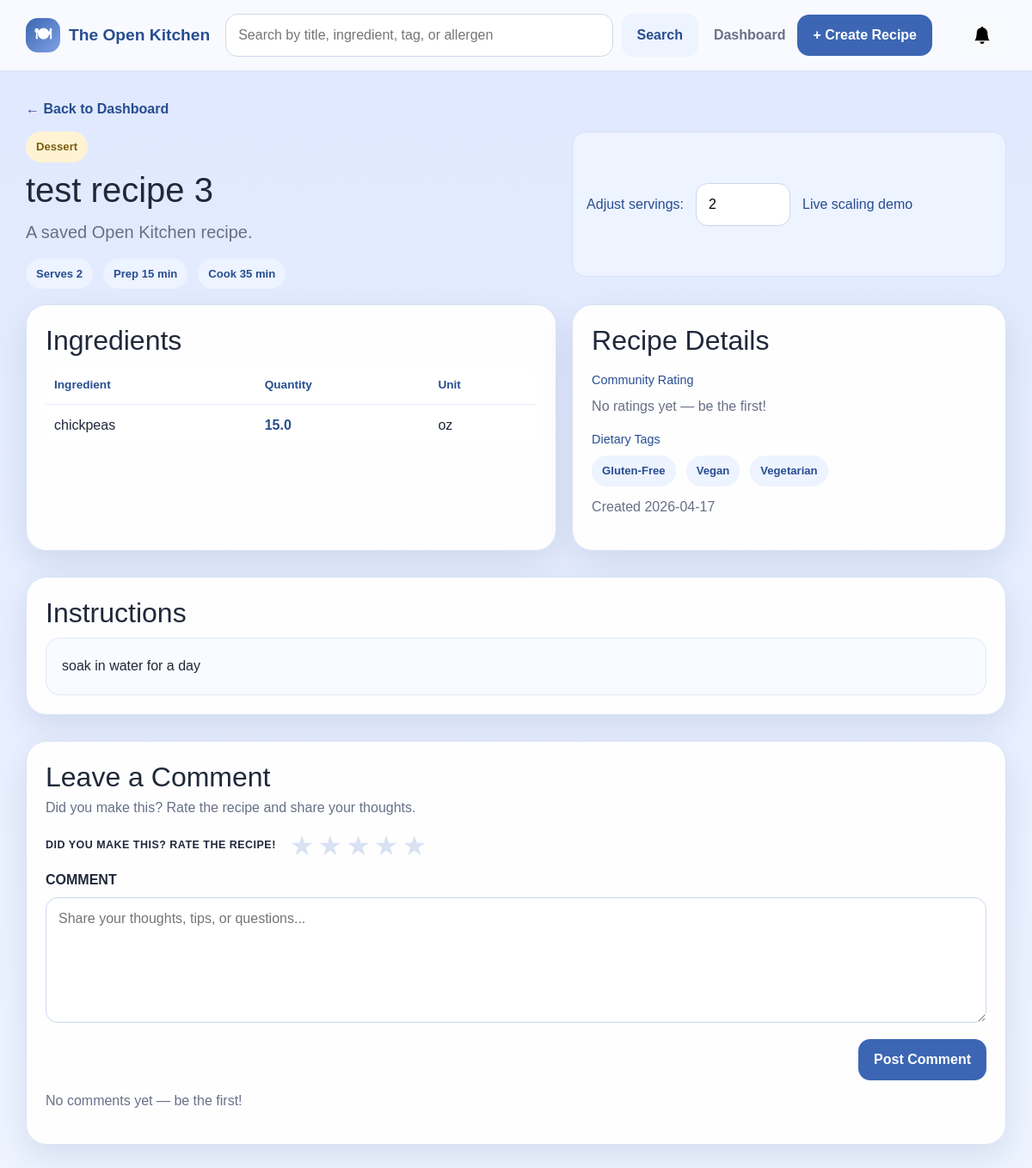
The app's page /recipe/9 with its own data.
### app/models.py (models this page shows)
class RecipeCategory(db.Model):
    __tablename__ = 'recipe_categories'
    id = db.Column(db.Integer, primary_key=True)
    recipeID = db.Column(db.Integer, db.ForeignKey('recipes.id'), nullable=False)
    categoryID = db.Column(db.Integer, db.ForeignKey('categories.id'), nullable=False)
    category = db.relationship('Category', backref='recipe_categories')

class Category(db.Model):
    __tablename__ = 'categories'
    id = db.Column(db.Integer, primary_key=True)
    name = db.Column(db.String(32), unique=True, nullable=False)

class Recipe(db.Model):
    __tablename__ = 'recipes'
    id = db.Column(db.Integer, primary_key=True)
    authorID = db.Column(db.Integer, db.ForeignKey('users.id'), nullable=False)
    title = db.Column(db.String(150), nullable=False)
    description = db.Column(db.Text, nullable=True)
    instructions = db.Column(db.Text, nullable=False)
    forkedFrom = db.Column(db.Integer, db.ForeignKey('recipes.id'), nullable=True)
    baseServings = db.Column(db.Integer, nullable=False)
    prepTime = db.Column(db.Integer, nullable=True)
    cookTime = db.Column(db.Integer, nullable=True)
    dateCreated = db.Column(db.DateTime, nullable=False, default=datetime.now)
    ingredients = db.relationship('Ingredient', backref='recipe', lazy=True, cascade='all, delete-orphan')
    categories = db.relationship('RecipeCategory', backref='recipe', lazy=True, cascade='all, delete-orphan')
    dietary_tags = db.relationship('RecipeDietaryTag', backref='recipe', lazy=True, cascade='all, delete-orphan')
    allergens = db.relationship('RecipeAllergen', backref='recipe', lazy=True, cascade='all, delete-orphan')

class Ingredient(db.Model):
    __tablename__ = 'ingredients'
    id = db.Column(db.Integer, primary_key=True)
    recipeID = db.Column(db.Integer, db.ForeignKey('recipes.id'), nullable=False)
    unitID = db.Column(db.Integer, db.ForeignKey('measurement_units.id'), nullable=False)
    name = db.Column(db.String(32), nullable=False)
    quantity = db.Column(db.Float, nullable=False)

class MeasurementUnit(db.Model):
    __tablename__ = 'measurement_units'
    id = db.Column(db.Integer, primary_key=True)
    name = db.Column(db.String(32), unique=True, nullable=False)
    abbreviation = db.Column(db.String(32), unique=True, nullable=False)
    system = db.Column(db.String(32), nullable=False)
    isActive = db.Column(db.Boolean, default=True)
    ingredients = db.relationship('Ingredient', backref='unit', lazy=True)

class RecipeDietaryTag(db.Model):
    __tablename__ = 'recipe_dietary_tags'
    id = db.Column(db.Integer, primary_key=True)
    recipeID = db.Column(db.Integer, db.ForeignKey('recipes.id'), nullable=False)
    dietaryTagID = db.Column(db.Integer, db.ForeignKey('dietary_tags.id'), nullable=False)
    dietaryTag = db.relationship('DietaryTag', backref='recipe_dietary_tags')

class DietaryTag(db.Model):
    __tablename__ = 'dietary_tags'
    id = db.Column(db.Integer, primary_key=True)
    name = db.Column(db.String(32), unique=True, nullable=False)

### app/routes.py (the view)
@app.route('/recipe/<int:recipe_id>')
def view_recipe(recipe_id):
    recipe = Recipe.query.get_or_404(recipe_id)
    ingredients = Ingredient.query.filter_by(recipeID=recipe_id).all()
    categories = RecipeCategory.query.filter_by(recipeID=recipe_id).all()
    dietary_tags = RecipeDietaryTag.query.filter_by(recipeID=recipe_id).all()
    allergens = RecipeAllergen.query.filter_by(recipeID=recipe_id).all()
    avg_rating, rating_count = _get_avg_rating(recipe_id)
    user_rating = Rating.query.filter_by(recipeID=recipe_id, userID=DEMO_USER_ID).first()
    sort = request.args.get('sort', 'newest')
    order = Comment.dateCreated.asc() if sort == 'oldest' else Comment.dateCreated.desc()
    comments = Comment.query.filter_by(recipeID=recipe_id).order_by(order).all()
    for c in comments:
        c.author_name = _comment_author(c)
    notifications = _get_notifications()
    has_unread = any(not n.isRead for n in notifications)
    toast_notif = None
    toast_id = session.pop('toast_notification_id', None)
    if toast_id:
        toast_notif = Notification.query.get(toast_id)
    return render_template(
        'view_recipe.html',
        recipe=recipe,
        ingredients=ingredients,
        categories=categories,
        dietary_tags=dietary_tags,
        allergens=allergens,
        avg_rating=avg_rating,
        rating_count=rating_count,
        user_rating=user_rating,
        comments=comments,
        sort=sort,
        notifications=notifications,
        has_unread=has_unread,
        toast_notif=toast_notif,
    )

### app/routes.py (called while the page is built)
def _get_avg_rating(recipe_id):
    result = db.session.query(func.avg(Rating.stars), func.count(Rating.id)).filter_by(recipeID=recipe_id).one()
    avg = round(result[0], 1) if result[0] else None
    count = result[1]
    return avg, count

def _get_notifications():
    return Notification.query.filter_by(userID=DEMO_USER_ID).order_by(Notification.dateCreated.desc()).all()

### app/templates/view_recipe.html (shortened to what this page needs)
{% extends "base.html" %}
{% block content %}
<a href="{{ url_for('dashboard') }}" class="back-link">← Back to Dashboard</a>
<section class="recipe-view-shell">
    <div class="recipe-hero">
        <div>
            <div class="pill-row push-bottom-small">
                {% for rc in categories %}
                <span class="mini-pill">{{ rc.category.name }}</span>
                {% endfor %}
            </div>
            <h1>{{ recipe.title }}</h1>
            <p class="lead">{{ recipe.description or 'A saved Open Kitchen recipe.' }}</p>
            <div class="pill-row push-top-small">
                <span class="pill">Serves {{ recipe.baseServings }}</span>
                {% if recipe.prepTime %}<span class="pill">Prep {{ recipe.prepTime }} min</span>{% endif %}
                {% if recipe.cookTime %}<span class="pill">Cook {{ recipe.cookTime }} min</span>{% endif %}
            </div>
        </div>
        <div class="scale-preview-box compact-view">
            <label for="adjustServings">Adjust servings:</label>
            <input type="number" id="adjustServings" min="1" value="{{ recipe.baseServings }}" oninput="scaleIngredients(this.value)">
            <span>Live scaling demo</span>
        </div>
    </div>
    <div class="content-grid">
        <article class="panel-card">
            <h2>Ingredients</h2>
            <table class="ingredient-table view-mode">
                <thead>
                    <tr>
                        <th>Ingredient</th>
                        <th>Quantity</th>
                        <th>Unit</th>
                    </tr>
                </thead>
                <tbody>
                    {% for ing in ingredients %}
                    <tr>
                        <td>{{ ing.name }}</td>
                        <td><span class="scaled-qty" data-base="{{ ing.quantity }}">{{ ing.quantity }}</span></td>
                        <td>{{ ing.unit.abbreviation }}</td>
                    </tr>
                    {% endfor %}
                </tbody>
            </table>
        </article>
        <article class="panel-card">
            <h2>Recipe Details</h2>
            <h3 class="tiny-heading">Community Rating</h3>
            <div class="avg-rating-display">
                {% if avg_rating %}
                    <div class="star-display" aria-label="{{ avg_rating }} out of 5 stars">
                        {% for i in range(1, 6) %}
                            {% if i <= avg_rating|round(0, 'floor')|int %}
                                <span class="star filled">★</span>
                            {% elif i - 0.5 <= avg_rating %}
                                <span class="star half">★</span>
                            {% else %}
                                <span class="star empty">★</span>
                            {% endif %}
                        {% endfor %}
                    </div>
                    <span class="avg-score">{{ avg_rating }}<span class="muted-small"> / 5 ({{ rating_count }} rating{{ 's' if rating_count != 1 }})</span></span>
                {% else %}
                    <span class="muted-small">No ratings yet — be the first!</span>
                {% endif %}
            </div>
            {% if dietary_tags %}
            <h3 class="tiny-heading">Dietary Tags</h3>
            <div class="pill-row push-bottom-small">
                {% for dt in dietary_tags %}
                <span class="pill">{{ dt.dietaryTag.name }}</span>
                {% endfor %}
            </div>
            {% endif %}
            <p class="muted-small push-top">Created {{ recipe.dateCreated.strftime('%Y-%m-%d') }}</p>
        </article>
    </div>
    <article class="panel-card push-top">
        <h2>Instructions</h2>
        <div class="instructions-box">{{ recipe.instructions }}</div>
    </article>
    <article class="panel-card push-top" id="comments-section">
        <div class="leave-comment-wrap">
            <h2>Leave a Comment</h2>
            <p class="muted-small">Did you make this? Rate the recipe and share your thoughts.</p>
            <form method="POST" action="{{ url_for('post_comment', recipe_id=recipe.id) }}">
                <div class="leave-comment-rating-row">
                    <span class="leave-comment-rate-label">DID YOU MAKE THIS? RATE THE RECIPE!</span>
                    <div class="star-picker" id="starPicker">
                        {% for i in range(1, 6) %}
                        <label class="star-label" title="{{ i }} star{{ 's' if i != 1 }}">
                            <span class="star-icon {% if user_rating and i <= user_rating.stars %}active{% endif %}">★</span>
                        </label>
                        {% endfor %}
                    </div>
                </div>
                <div class="field-block push-top">
                    <label for="commentText">COMMENT</label>
                    <textarea id="commentText" name="content" rows="5" placeholder="Share your thoughts, tips, or questions..."></textarea>
                </div>
                <div class="comment-form-actions push-top">
                    <button type="submit" class="btn btn-primary">Post Comment</button>
                </div>
            </form>
        </div>
        {% if comments %}
        <div class="comments-divider"></div>
        <div class="comments-header">
            <h3>{{ comments|length }} Comment{{ 's' if comments|length != 1 }}</h3>
            <div class="sort-control">
                <label for="sortComments">Sort:</label>
                <select id="sortComments" onchange="window.location = '?sort=' + this.value + '#comments-section'">
                    <option value="newest" {% if sort == 'newest' %}selected{% endif %}>Newest First</option>
                    <option value="oldest" {% if sort == 'oldest' %}selected{% endif %}>Oldest First</option>
                </select>
            </div>
        </div>
        <div class="comments-list">
            {% for comment in comments %}
            <div class="comment-item">
                <div class="comment-meta">
                    <span class="comment-author">{{ comment.author_name }}</span>
                    <span class="comment-date">{{ comment.dateCreated.strftime('%b %d, %Y at %I:%M %p') }}</span>
                </div>
                <p class="comment-body">{{ comment.content }}</p>
            </div>
            {% endfor %}
        </div>
        {% else %}
        <p class="muted-small push-top">No comments yet — be the first!</p>
        {% endif %}
    </article>
</section>
{% endblock %}

### app/templates/base.html (shortened to what this page needs)
<!DOCTYPE html>
<html lang="en">
<head>
    <link href="https://cdn.jsdelivr.net/npm/bootstrap@5.3.3/dist/css/bootstrap.min.css" rel="stylesheet">
    <link rel="stylesheet" href="{{ url_for('static', filename='style.css') }}">
</head>
<body>
    <header class="site-header">
        <div class="container nav-wrap">
            <a class="brand" href="{{ url_for('dashboard') }}">
                <span class="brand-mark">🍽</span>
                <span>The Open Kitchen</span>
            </a>
            <form class="searchbar" action="{{ url_for('search') }}" method="get">
                <input type="text" name="q" placeholder="Search by title, ingredient, tag, or allergen"
                       value="{{ request.args.get('q', '') }}">
                <button type="submit" class="btn btn-secondary">Search</button>
            </form>
            <nav class="nav-links">
                <a href="{{ url_for('dashboard') }}">Dashboard</a>
                <a href="{{ url_for('create_recipe') }}" class="btn btn-primary">+ Create Recipe</a>
                <button type="button"
                        id="notificationBtn"
                        class="btn btn-light position-relative ms-3"
                        data-bs-toggle="offcanvas"
                        data-bs-target="#notificationPanel"
                        aria-controls="notificationPanel">
                    <svg xmlns="http://www.w3.org/2000/svg" width="20" height="20" fill="currentColor" class="bi bi-bell-fill" viewBox="0 0 16 16">
                        <path d="M8 16a2 2 0 0 0 2-2H6a2 2 0 0 0 2 2m.995-14.901a1 1 0 1 0-1.99 0A5 5 0 0 0 3 6c0 1.098-.5 6-2 7h14c-1.5-1-2-5.902-2-7 0-2.42-1.72-4.44-4.005-4.901"/>
                    </svg>
                </button>
            </nav>
        </div>
    </header>
    <main class="container page-shell">
        {% block content %}{% endblock %}
    </main>
    <div class="toast-container position-fixed top-0 end-0 p-3" style="z-index: 1100;" id="toastContainer"></div>
</body>
</html>

### records on screen
RecipeCategory: category.name "Dessert"
Recipe: title "test recipe 3", description "A saved Open Kitchen recipe.", baseServings "2", prepTime "15", cookTime "35", dateCreated "2026-04-17", instructions "soak in water for a day"
Ingredient: name "chickpeas", quantity "15.0", unit.abbreviation "oz"
RecipeDietaryTag: dietaryTag.name "Gluten-Free"
RecipeDietaryTag: dietaryTag.name "Vegan"
RecipeDietaryTag: dietaryTag.name "Vegetarian"
